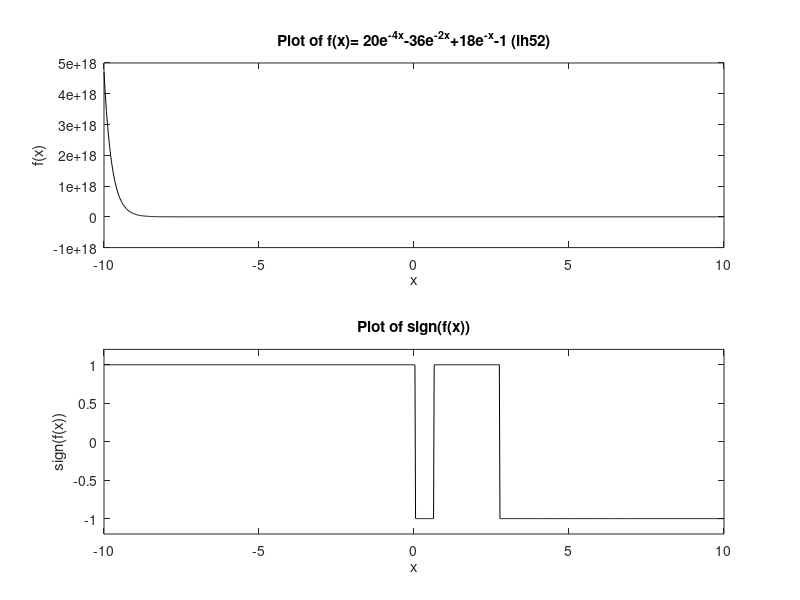
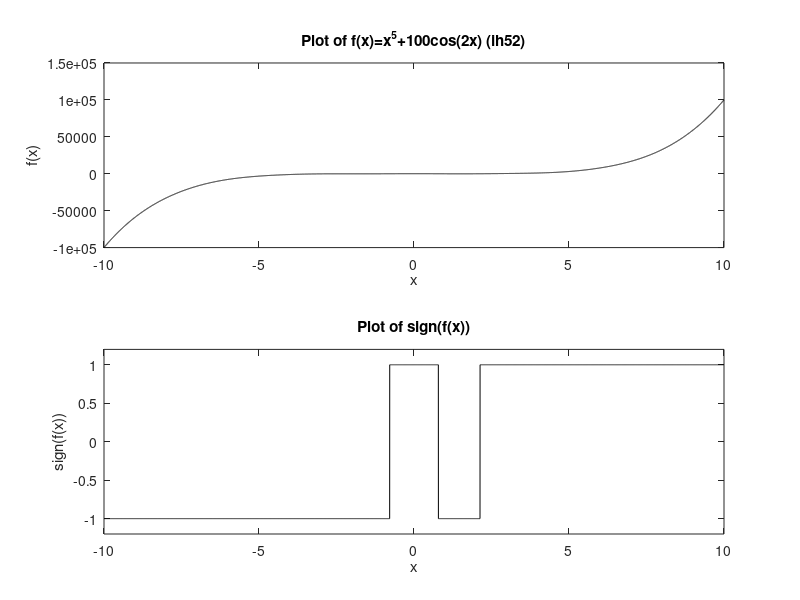
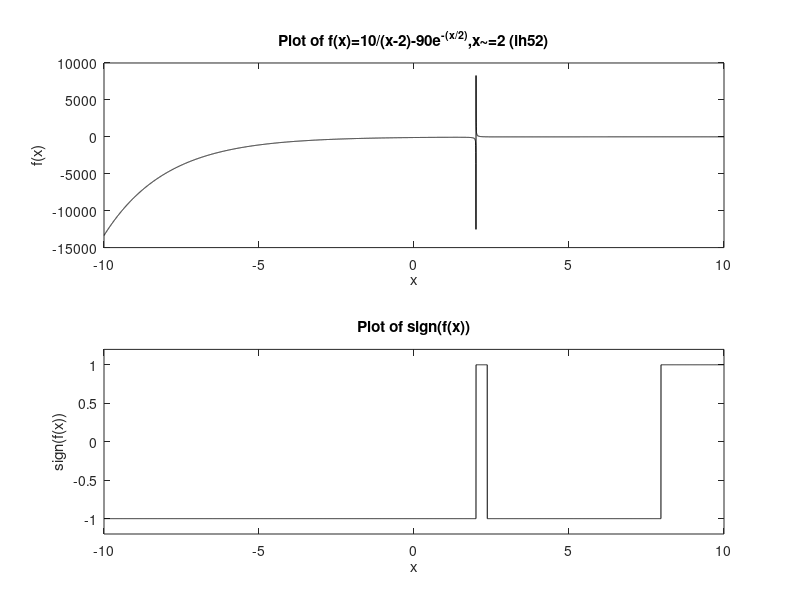

Reproduce these figures in MATLAB, in order.
 % I have adhered to all the tenets of the 
 % Duke Community Standard in creating this code.
 % Signed: [ih52]
%% Initialize workspace
clear; format short e
%% Establish functions
f1 = @(x) 20.*exp(-4*x)-36.*exp(-2*x)+18.*exp(-x)-1;
f2 = @(x) x.^5 + 100.*cos(2*x);
f3 = @(x) 10./(x-2)-90.*exp(-(x/2));
%% Function one plot
figure(1); clf
x = linspace(-10,10,1000);
subplot(2,1,1)
plot(x, f1(x),'k-')
xlabel('x')
ylabel('f(x)')
title('Plot of f(x)= 20e^{-4x}-36e^{-2x}+18e^{-x}-1 (ih52)')
subplot(2,1,2)
plot(x, sign(f1(x)), 'k-')
xlabel('x')
ylabel('sign(f(x))')
title('Plot of sign(f(x))')
axis([-10 10 -1.2 1.2])
print -depsc F1Plot
%% Function one roots
[Root11,ValueRoot11] = fzero(@(xdummy) f1(xdummy), [-1 0.2])
[Root12,ValueRoot12] = fzero(@(xdummy) f1(xdummy), [0.2 1])
[Root13,ValueRoot13] = fzero(@(xdummy) f1(xdummy), [2.5 3])
%% Function two plot
figure(2);clf
x = linspace(-10,10,10000);
subplot(2,1,1)
plot(x, f2(x),'k-')
xlabel('x')
ylabel('f(x)')
title('Plot of f(x)=x^5+100cos(2x) (ih52)')
subplot(2,1,2)
plot(x, sign(f2(x)), 'k-')
xlabel('x')
ylabel('sign(f(x))')
title('Plot of sign(f(x))')
axis([-10 10 -1.2 1.2])
print -depsc F2Plot
%% Function two roots
[Root21,ValueRoot21] = fzero(@(xdummy) f2(xdummy), [-2 0])
[Root22,ValueRoot22] = fzero(@(xdummy) f2(xdummy), [0 1.5])
[Root23,ValueRoot23] = fzero(@(xdummy) f2(xdummy), [1.5 3])
%% Function three plot
figure(3);clf
x = linspace(-10,10,10000);
subplot(2,1,1)
plot(x, f3(x),'k-')
xlabel('x')
ylabel('f(x)')
title('Plot of f(x)=10/(x-2)-90e^{-(x/2)},x~=2 (ih52)')
subplot(2,1,2)
plot(x, sign(f3(x)), 'k-')
xlabel('x')
ylabel('sign(f(x))')
title('Plot of sign(f(x))')
axis([-10 10 -1.2 1.2])
print -depsc F3Plot
%% Function Three Roots
[Root31,ValueRoot31] = fzero(@(xdummy) f3(xdummy), [2.1 3])
[Root32,ValueRoot32] = fzero(@(xdummy) f3(xdummy), [7 9])
